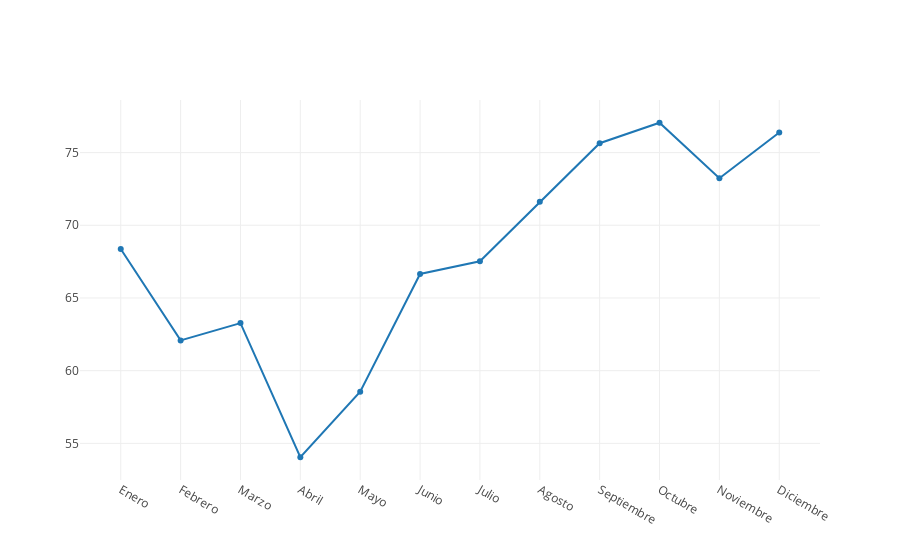

The notebook cell saved with this chart:
### Code cell
def precioHistoricoPromedioMensual = {
val df = dfMercados
    .select("Valor_Mercado_Spot", "Fecha")
    .groupBy(date_format(col("Fecha"), "MM").as("Mes"))
    .agg(avg("Valor_Mercado_Spot").as("PromedioMensual"))
    .orderBy(col("Mes"))

val seqPrecioEnergia = df.select("PromedioMensual").as[Double].collect.toSeq
val seqMeses = Seq("Enero", "Febrero", "Marzo", "Abril", "Mayo", "Junio", "Julio", "Agosto", "Septiembre", "Octubre", "Noviembre", "Diciembre")


val trace =  Scatter(seqMeses, seqPrecioEnergia, name = "€/MWh")
     
val data = Seq(trace)
plot(data)
}

precioHistoricoPromedioMensual

### Figure 1 — Plotly figure (JSON) as saved in the notebook; plotly's stock layout.template omitted (floating-point values rounded to 4 significant figures)
{"data": [{"name": "€/MWh", "type": "scatter", "x": ["Enero", "Febrero", "Marzo", "Abril", "Mayo", "Junio", "Julio", "Agosto", "Septiembre", "Octubre", "Noviembre", "Diciembre"], "y": [68.37, 62.08, 63.27, 54.05, 58.55, 66.65, 67.53, 71.62, 75.64, 77.05, 73.23, 76.38]}], "layout": {"autosize": true, "xaxis": {"autorange": true, "range": [-0.655, 11.66], "type": "category"}, "yaxis": {"autorange": true, "range": [52.36, 78.74], "type": "linear"}}}
